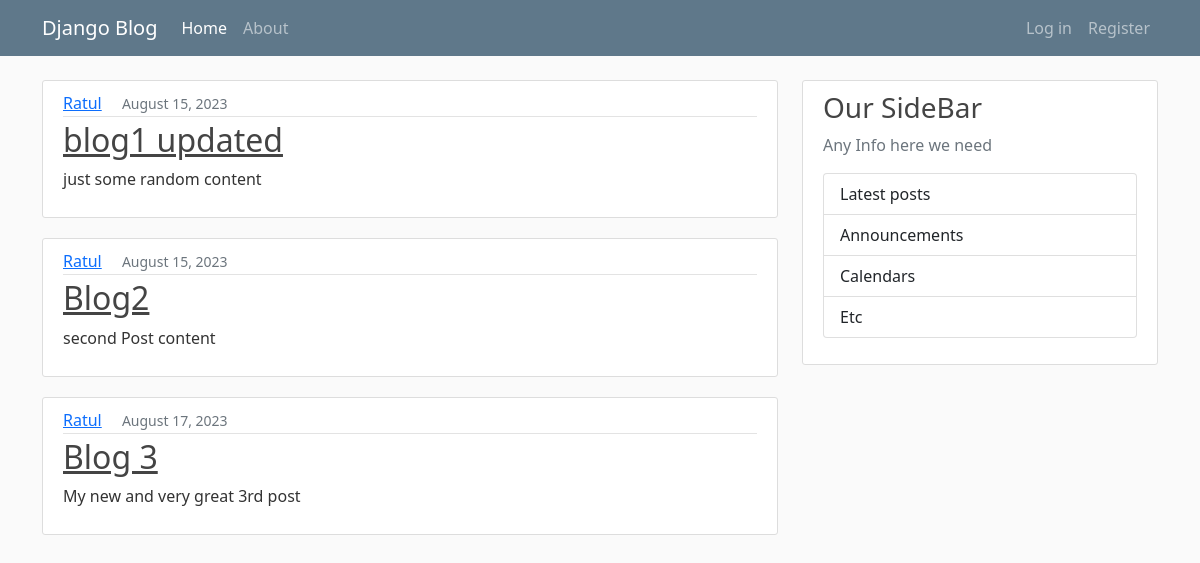
The page / on the database its author committed.
### blog/models.py (models this page shows, shortened)
class Post(models.Model):
    title = models.CharField(max_length=100,default="empty content")
    content = models.TextField(default="empty content")
    date_posted = models.DateTimeField(default=timezone.now)
    author = models.ForeignKey(User, on_delete=models.CASCADE)

### blog/views.py (the view)
# urls.py: path('', views.home, name="blog-home"),
def home(req):
    context = {"posts": Post.objects.all()}
    return render(req, 'blog/home.html', context)

### blog/templates/blog/home.html
{% extends "blog/base.html" %}
{% block content %}
    {% for post in posts %}
         <article class="media content-section">
            <div class="media-body">
                <div class="article-metadata">
                    <a class="me-3 text-capitalize" href="#">{{ post.author }}</a>
                    <small class="text-muted" href="#">{{ post.date_posted|date:"F d, Y" }}</small>
                </div>
                <h2>
                    <a class="article-title" href="#">{{ post.title }}</a>
                </h2>
                <p class="article-content">{{ post.content }}</p>
            </div>
         </article>
    {% endfor %}
{% endblock content %}

### blog/static/blog/main.css (style rules this page uses)
body { background: #fafafa; color: #333333; margin-top:5rem; }
h1, h2, h3, h4, h5, h6 { color: #444444; }
.content-section { background: #ffffff; padding: 10px 20px; border: 1px solid #dddddd; border-radius: 3px; margin-bottom: 20px; }
.article-title { color: #444444; }
.article-content { white-space: pre-line; }
.article-metadata { padding-bottom: 1px; margin-bottom: 4px; border-bottom: 1px solid #e3e3e3 }

### rows shown on the page
Post: author "Ratul", date_posted "August 15, 2023", title "blog1 updated", content "just some random content"
Post: author "Ratul", date_posted "August 15, 2023", title "Blog2", content "second Post content"
Post: author "Ratul", date_posted "August 17, 2023", title "Blog 3", content "My new and very great 3rd post"
